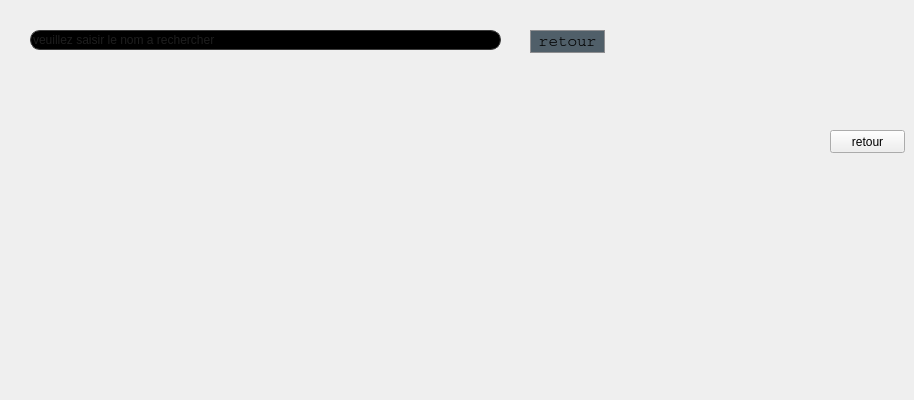
    <widget class="QWidget" name="page_9">
     <widget class="QLineEdit" name="lineEdit_2">
      <property name="geometry">
       <rect>
        <x>30</x>
        <y>30</y>
        <width>471</width>
        <height>20</height>
       </rect>
      </property>
      <property name="styleSheet">
       <string notr="true">
    color: rgb(60, 60, 60);
    background-color: rgb(0, 0, 0);
    border: 1px solid rgb(60, 60, 60);
    border-radius: 10px;

</string>
      </property>
      <property name="placeholderText">
       <string>veuillez saisir le nom a rechercher</string>
      </property>
     </widget>
     <widget class="QPushButton" name="pushButton_10">
      <property name="geometry">
       <rect>
        <x>830</x>
        <y>130</y>
        <width>75</width>
        <height>23</height>
       </rect>
      </property>
      <property name="text">
       <string>retour</string>
      </property>
     </widget>
     <widget class="QTableView" name="tableView_2">
      <property name="geometry">
       <rect>
        <x>20</x>
        <y>60</y>
        <width>581</width>
        <height>331</height>
       </rect>
      </property>
      <property name="styleSheet">
       <string notr="true">font-family: Courier;
background: transparent;
color: rgb(112, 112, 112);</string>
      </property>
     </widget>
     <widget class="QPushButton" name="pushButton_11">
      <property name="geometry">
       <rect>
        <x>530</x>
        <y>30</y>
        <width>75</width>
        <height>23</height>
       </rect>
      </property>
      <property name="styleSheet">
       <string notr="true">QPushButton {
border: 1px solid #8f8f91;
border-radius: 15px;
background-color: #505F69;
font-family: Courier;
font-size: 16px;
}

QPushButton:hover {
border: 4px solid #8f8f91;
font-weight: bold;
font-size: 18px;
}
</string>
      </property>
      <property name="text">
       <string>retour</string>
      </property>
     </widget>
    </widget>
